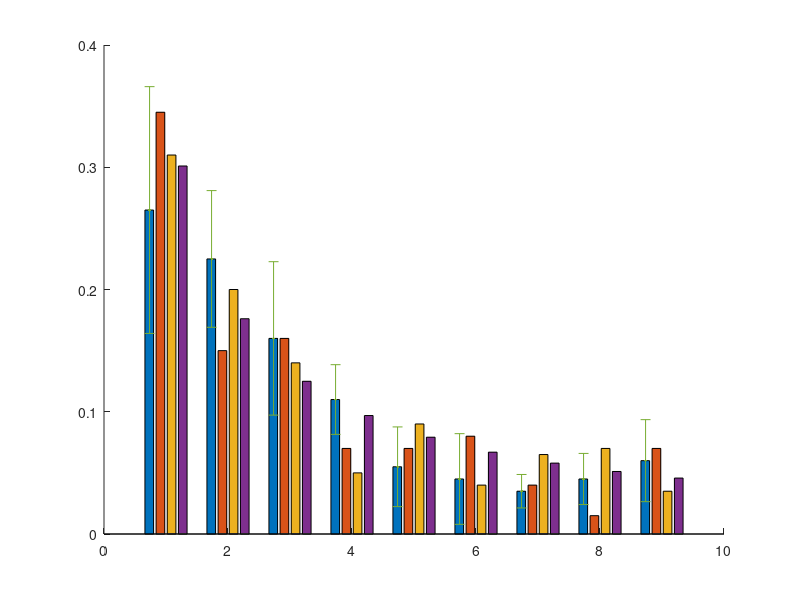

MATLAB code for this plot: (Note: this script raises an error after producing the figure.)
%% calculating the frequency of first digit occurance in the data of reported
% cases and deaths for Iran, the US, and the UK and comparing to the 
% Benford distribution to examine irregularities in data

clear; close all

%% data of reported cases and reported deaths for Iran, the US, and the UK
data = struct('ind',{[],[],[]});

iran_case = [2,5,18,29,43,61,95,139,245,388,593,978,1501,2336,2922,3513,4747,5823,6566,7161,8042,9000,10075,11364,12729,13938,14991,16169,17361,18407,19644,20610,21638,23049,24811,27017,29406,32332,35408,38309,41495,44605,47593]; % Iran reported cases from Feb19 to Apr1
iran_death = [2,2,4,6,8,12,16,19,26,34,43,54,66,77,92,108,124,145,194,237,291,354,429,514,611,724,853,988,1135,1284,1433,1556,1685,1812,1934,2077,2234,2378,2517,2640,2757,2898,3036,3160,3294,3452,3603,3739,3872,3993,4110,4232]; % Iran reported deaths from Feb19 to Apr10
iran_data = [iran_case iran_death]; % combining total reported cases and deaths into one larger data set

us_case = [15,15,35,35,35,53,57,60,60,63,68,75,100,124,158,221,319,435,541,704,994,1301,1630,2183,2771,3617,4604,6357,9317,13898,19551,24418,33840,44189,55398,68905,86379,105217,124788,144980,168177,193353,220295]; % US reported cases from Feb19 to Apr1
us_death = [1,1,6,9,11,12,15,19,22,26,30,38,41,48,58,73,95,121,171,239,309,374,509,689,957,1260,1614,2110,2754,3251,4066,5151,6394,7576,8839,10384,11793,13298,15526,17691,19802,22038]; % US reported deaths from Feb29 to Apr10
us_data = [us_case us_death]; % combining total reported cases and deaths into one larger data set
    
uk_case = [9,9,13,13,13,13,16,20,23,36,39,51,87,116,164,209,278,321,383,460,590,798,1140,1391,1543,1950,2626,3269,3983,5018,5683,6650,8077,9529,11658,14543,17089,19522,22141,25150,29474]; % UK reported cases from Feb21 to Apr1
uk_death = [1,2,2,3,5,6,8,10,11,21,35,55,71,104,144,177,233,281,335,422,463,578,759,1019,1228,1408,1789,2352,2921,3605,4313,4934,5373,6159,7097,7978,8958]; % UK reported deaths from Mar5 to Apr10
uk_data = [uk_case uk_death]; %c ombining total reported cases and deaths into one larger data set
    
data(1).ind = iran_data;
data(2).ind = us_data;
data(3).ind = uk_data;


%% begin sampling of data and counting the frequency of first digits
loops = 5; %number of times we sample the data
num = 40; %size of sample

firstdig_stat = zeros(loops,9,size(data,2));

for counts = 1:size(data,2)
    
    for iters = 1:loops
        
        r = randperm(size(data(counts).ind,2)); % to randomly sample data of each country
        
        firstdig = zeros(num,1);
        
        %% finding the first digit and counting it's frequency of occurance
        for i = 1:num
            x = data(counts).ind(r(i));
            y = num2str(x);
            firstdig(i) = str2num(y(1));
        end
        
        for j = 1:9
            temp = find(firstdig==j);
            firstdig_stat(iters,j,counts) = size(temp,1);
        end
        
    end
end

%% finding the mean and standard deviation of the frequency of first digit occurance over the number of times we samle the data and normalizing them by the sample size
firstdig_stat_avgs = zeros(3,9);
firstdig_stat_stds = zeros(3,9);

for i =1:size(data,2)
    
firstdig_stat_avgs(i,:) = mean(firstdig_stat(:,:,i))/num;
firstdig_stat_stds(i,:) = std(firstdig_stat(:,:,i))/num;
    
end

%% Benford distribution
ben = zeros(1,9);
for j = 1:9 
    ben(j) = log10(1+(1/j));
end

%% plot the probability distributions and the error bars
bpcombined = [firstdig_stat_avgs(1,:); firstdig_stat_avgs(2,:); firstdig_stat_avgs(3,:); ben(1,:)]';
std_dev = [firstdig_stat_stds(1,:); firstdig_stat_stds(2,:); firstdig_stat_stds(3,:); zeros(1,9)]';
num = 9; % number of different subcategories
horizontal = 1:num;

figure;
hold on

hb = bar(horizontal, bpcombined, 'grouped');

% Errorbar
errH1 = errorbar(horizontal-0.265,bpcombined(:,1),std_dev(:,1),'.','Color','k');
errH2 = errorbar(horizontal-0.09,bpcombined(:,2),std_dev(:,2),'.','Color','k');
errH3 = errorbar(horizontal+0.09,bpcombined(:,3),std_dev(:,3),'.','Color','k');

errH1.LineWidth = 1;
errH2.LineWidth = 1;
errH3.LineWidth = 1;

axis([0 9.9 0 0.4])
xticks([1 2 3 4 5 6 7 8 9])

set(gca,'LineWidth',2); % changes the boarder line width
set(gca,'FontSize',25); % changes the axis markers font size
set(gca,'FontName','Times');
set(gca,'FontWeight','Demi');
set(gca,'Box','on');

set(get( gca, 'XLabel' ), 'Interpreter', 'latex' );
set(get( gca, 'YLabel' ), 'Interpreter', 'latex' );

ylabel('Probability','FontSize',25);
xlabel('First digit','FontSize',25);

legend({'Iran', 'USA', 'UK', 'BL probability distribution'});

